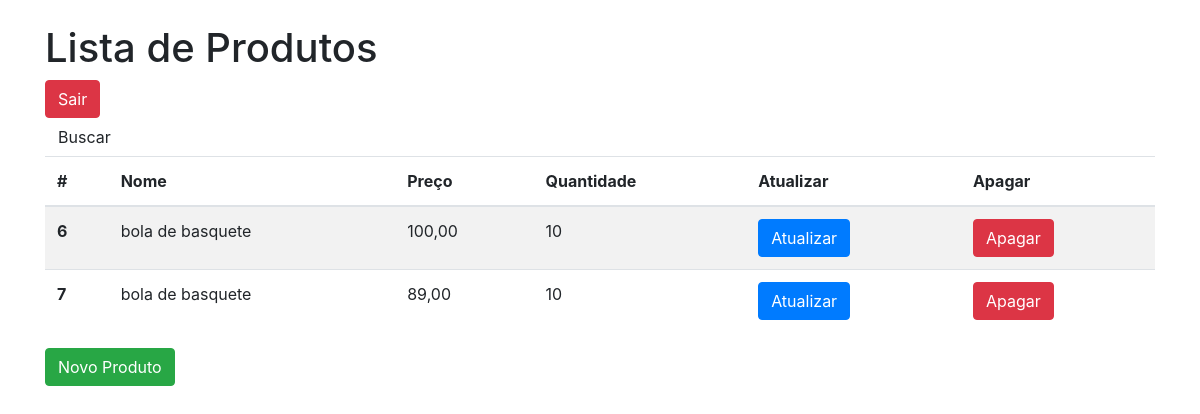
/produto (signed in), run on the app's committed database.
### aplicacao/models.py (models this page shows, shortened)
class Produto(models.Model):
    nome = models.CharField("Nome", max_length=200, null = True)
    preco = models.DecimalField("Preço", decimal_places=2, max_digits=8, null = True)
    qtde = models.PositiveIntegerField("Quantidade", default=0, null = True)

### aplicacao/views.py (the view)
# urls.py: path('produto', views.produto, name="url_produto"),
@login_required(login_url="url_entrar")
def produto(request):
    produtos = Produto.objects.all()
    context = {
        'produtos': produtos,
    }
    return render(request, 'produto.html', context)

### aplicacao/templates/produto.html (shortened to what this page needs)
{% load bootstrap4 %}
<!DOCTYPE html>
<html lang="en">
<head>
  {% bootstrap_css %}
</head>
<body>
  <div class="container my-4">
    <h1>Lista de Produtos</h1>
    <form action="{% url 'url_sair' %}">
      <input type="submit" value="Sair" class="btn btn-danger">
    </form>
<button type="button" class="btn btn-default">
   Buscar
</button>
    <table class="table table-striped table-hover">
      <thead>
        <tr>
          <th scope="col">#</th>
          <th scope="col">Nome</th>
          <th scope="col">Preço</th>
          <th scope="col">Quantidade</th>
          <th scope="col">Atualizar</th>
          <th scope="col">Apagar</th>
        </tr>
      </thead>
      <tbody>
        {% for p in produtos %}
        <tr>
          <th scope="row">{{ p.id }}</th>
          <td>{{ p.nome }}</td>
          <td>{{ p.preco }}</td>
          <td>{{ p.qtde }}</td>
          <td>
            <form action="{% url 'url_atualizar_produto' p.id %}">
              <input type="submit" name="btnAtualizar" value="Atualizar" class="btn btn-primary">
            </form>
          </td>
          <td>
            <form action="{% url 'url_apagar_produto' p.id %}">
              <input type="submit" name="btnApagar" value="Apagar" class="btn btn-danger">
            </form>
          </td>
        </tr>
        {% endfor %}
      </tbody>
    </table>
    <form action="{% url 'url_cad_produto' %}" method="GET">
      <input type="submit" name="btnNovo" value="Novo Produto" class="btn btn-success">
    </form>
  </div>
</body>
</html>

### data on the page
Produto: id "6", nome "bola de basquete", preco "100,00", qtde "10"
Produto: id "7", nome "bola de basquete", preco "89,00", qtde "10"
